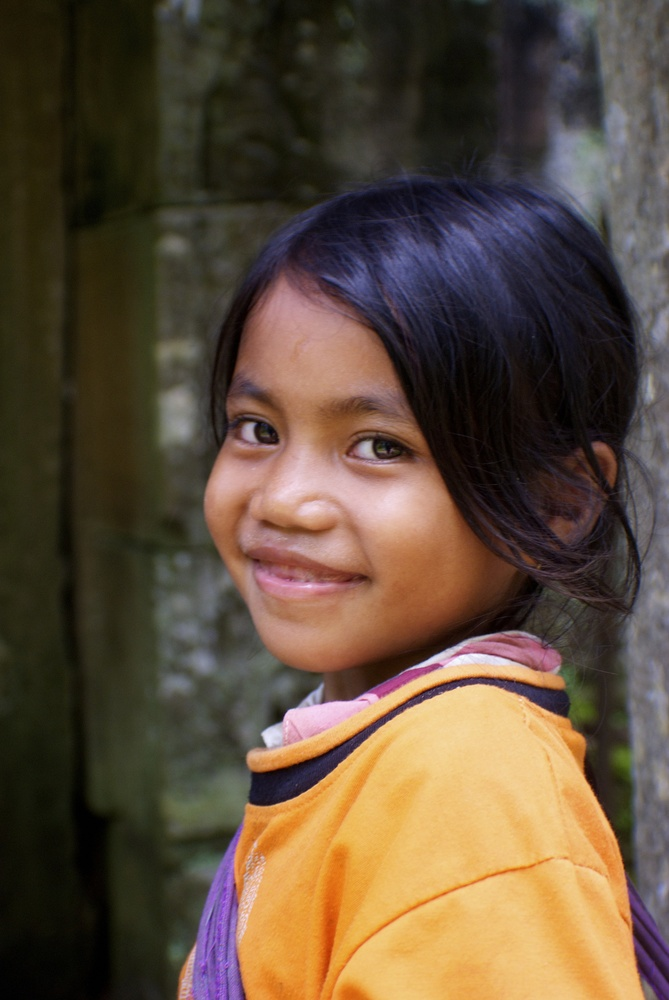
#> input picture images/cambodja.jpg, 669 x 1000 px, shrunk from 1371 x 2048 before the run
$ python colors.py
#> lines starting #> are read from the running program, lines starting #| are printed output that depends on the picture
import imageio
import numpy as np

im = imageio.imread('cambodja.jpg')
#> im is the input picture: shape (1000, 669, 3); mean R, G, B 94.8, 77.4, 59.5

# Matrix from https://github.com/MaPePeR/jsColorblindSimulator/blob/master/colorblind.js

ColorMatrixMatrixes = {
 'Achromatomaly': np.array([[61.8, 32, 6.2],
                            [16.3, 77.5, 6.2],
                            [16.3, 32, 51.6]])/100,

 'Achromatopsia': np.array([[29.9, 58.7, 11.4],
                            [29.9, 58.7, 11.4],
                            [29.9, 58.7, 11.4]])/100,

 'Deuteranomaly': np.array([[80, 20, 0],
                            [25.833, 74.167, 0],
                            [0, 14.167, 85.833]])/100,

 'Deuteranopia': np.array([[62.5, 37.5, 0],
                           [70, 30, 0],
                           [0, 30, 70]])/100,

 'Normal': np.array([[100, 0, 0],
                     [0, 100, 0],
                     [0, 0, 100]])/100,

 'Protanomaly': np.array([[81.667, 18.333, 0],
                          [33.333, 66.667, 0],
                          [0, 12.5, 87.5]])/100,

 'Protanopia': np.array([[56.667, 43.333, 0],
                         [55.833, 44.167, 0],
                         [0, 24.167, 75.833]])/100,

 'Tritanomaly': np.array([[96.667, 3.333, 0],
                          [0, 73.333, 26.667],
                          [0, 18.333, 81.667]])/100,

 'Tritanopia': np.array([[95, 5, 0],
                         [0, 43.333, 56.667],
                         [0, 47.5, 52.5]])/100
 }

version = "Achromatopsia"

transformation = ColorMatrixMatrixes[version]

im_flat = im.reshape(im.shape[0] * im.shape[1], 3)
new_im_array = np.dot(im_flat, transformation.T).astype('uint8')
new_im = imageio.core.util.Image(new_im_array.reshape(im.shape))
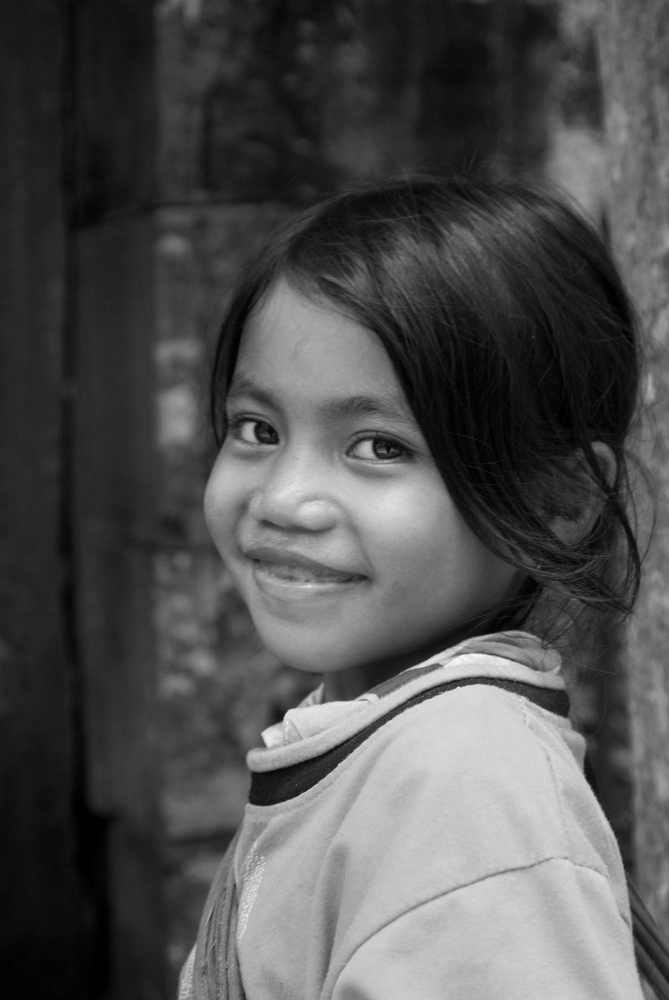
#> new_im: shape (1000, 669, 3); min 0, max 253, mean 80.1

imageio.imwrite('temp.jpg', new_im)
